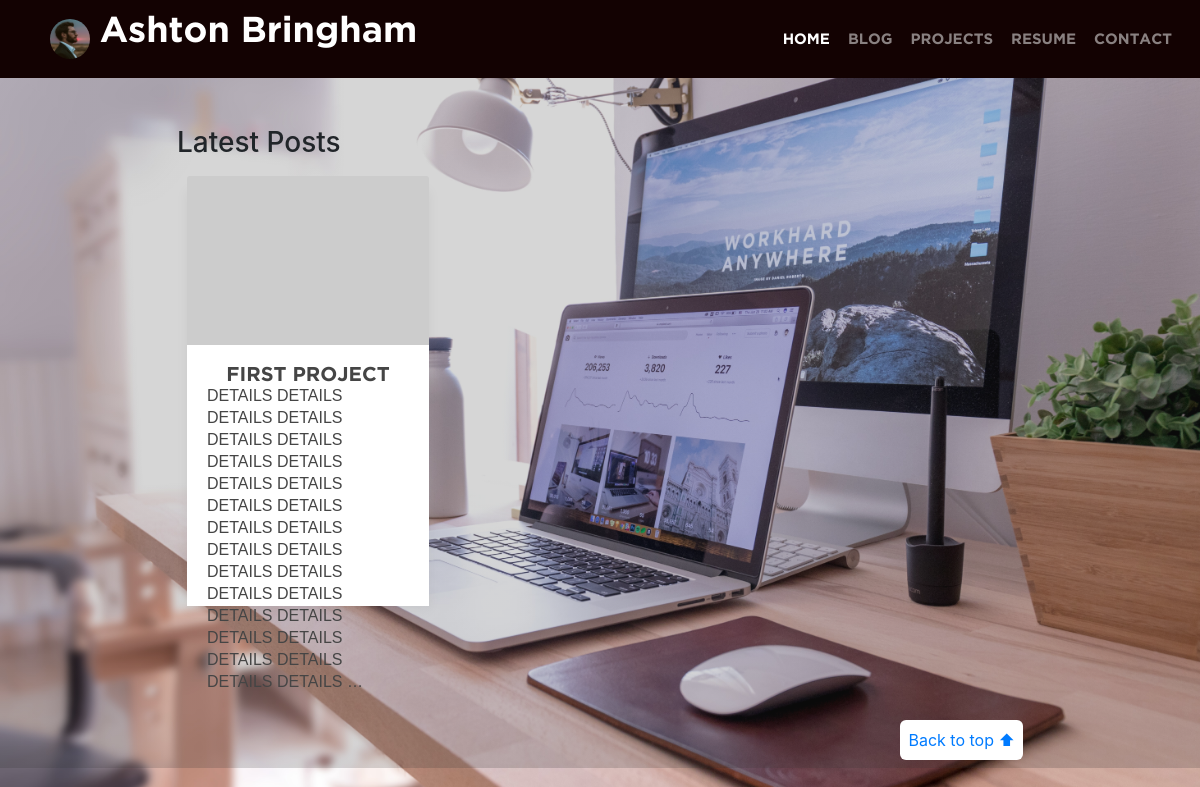
/projects/, run on the app's committed database.
### projects/models.py (models this page shows, shortened)
class ProjectName(models.Model):
    title = models.CharField(max_length=200, unique=True)
    body = models.TextField()
    postdate = models.DateTimeField(auto_now_add=True, blank=True)
    def get_absolute_url(self):
        return reverse('post', args=[str(self.id)])

### projects/views.py (the view)
# urls.py: path('', views.projects_index, name='projects_index'),
def projects_index(request):
    posts = ProjectName.objects.all()
    return render(request, 'projects/index.html', {'posts':posts})

### projects/templates/projects/index.html (shortened to what this page needs)
{% extends 'base.html' %}
{% block content %}
    <h3> Latest Posts </h3>
    {% include 'blog/snippet_post_list.html' %}
{% endblock %}
{% block footer %}
    <footer class="text-muted">
        <div class="container">
            <p class="float-right back-to-top">
            <a href="#">Back to top ⬆</a>
            </p>
        </div>
    </footer>
{% endblock footer %}

### blog/templates/blog/snippet_post_list.html (shortened to what this page needs)
<div class="row">
    {% for post in posts %}
        <div class="post-wrapper col-sm-4 py-2">
            <div class="card-post box-shadow">
                <a href="{{post.get_absolute_url}}">
                <img class="card-img-top" src="https://picsum.photos/id/{{post.id}}/500/350" alt="{{post.title}}">
            </a>
                <div class="card-body">
                    <a href="{{post.get_absolute_url}}">
                        <div class="card-title">{{post.title|truncatewords:"3"}}</div>
                    </a>
                    <div class="card-text">
                        {{post.body|truncatewords:"28"}}
                    </div>
                </div>
            </div>
        </div>
    {% endfor %}
</div>

### static/css/main.css (style rules this page uses)
html { overflow-x: hidden; }
body { background: linear-gradient(rgba(50,50,50,0.2), rgba(50,50,50,0.2)), url("../images/background.jpg"); background-size: cover; background-repeat: no-repeat; overflow-x: hidden; }
.box-shadow { box-shadow: 0 0.25rem 0.75rem rgba(0, 0, 0, 0.05); }
.card-post { background: white; padding: 0; margin: 10px; height: 420px; }
.card-title { text-align: center; font: 20px/20px Gotham; letter-spacing: 0; color: #454545; opacity: 1; margin-bottom: 0px; }
.card-post img { margin-top: -10px; }
.card-text { text-align: left; font: 16px/22px sans-serif; letter-spacing: 0; color: #454545; opacity: 1; }
footer { padding-top: 3rem; padding-bottom: 3rem; }
footer p { margin-bottom: 0.25rem; }
.back-to-top { background: white; padding: 8px; border-radius: 6px 6px; }
@media (min-width: 1200px) { .container { max-width: 73%; } }

### data on the page
ProjectName: title "FIRST PROJECT", body "DETAILS DETAILS DETAILS DETAILS DETAILS DETAILS DETAILS DETAILS DETAILS DETAILS DETAILS DETAILS DETAILS DETAILS DETAILS DETAILS DETAILS DETAILS DETAILS DETAILS DETAILS DETAILS DETAILS DETAILS DETAILS DETAILS DETAILS DETAILS …"
